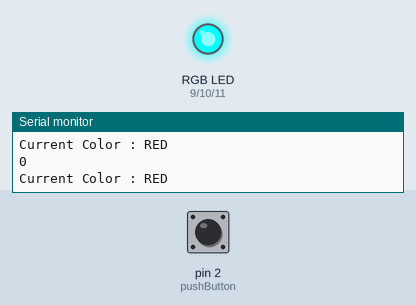
Recording of a sketch running on a simulated Arduino Uno, built with avr-gcc and run on an emulated ATmega328P. On the bench: an RGB LED mixed from three pins (HIGH = lit), the last lines printed to the serial monitor. The inputs (shaded band) are chosen by the test bench; at power-on: pin 2 (pushButton) HIGH.

Above: at 1.2 s.
1.3 s: pin 2 (pushButton) pulled LOW for 0.15 s
At 2.1 s:
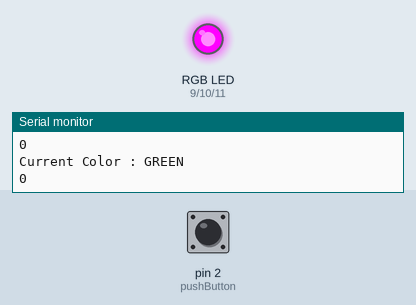
2.9 s: pin 2 (pushButton) pulled LOW for 1 s
At 4.1 s:
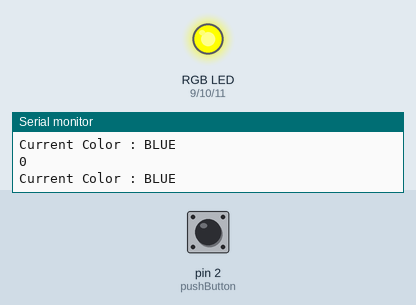
5.4 s: pin 2 (pushButton) pulled LOW for 0.15 s
At 5.9 s:
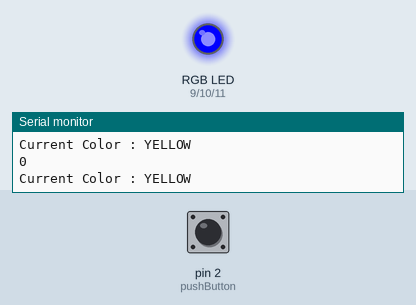
7.0 s: pin 2 (pushButton) pulled LOW for 3.2 s
At 8.3 s:
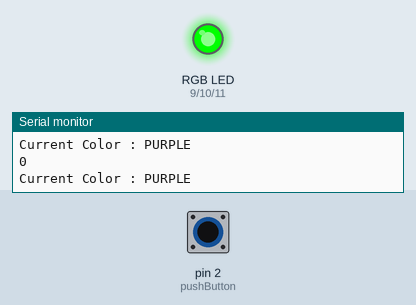
11.7 s: pin 2 (pushButton) pulled LOW for 0.15 s
At 12.7 s:
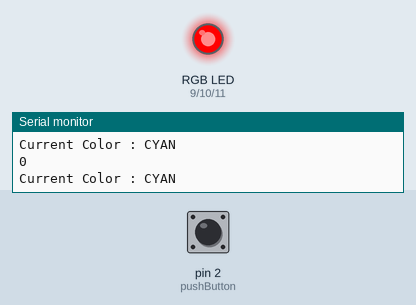
13.3 s: pin 2 (pushButton) pulled LOW for 1 s
At 14.4 s:
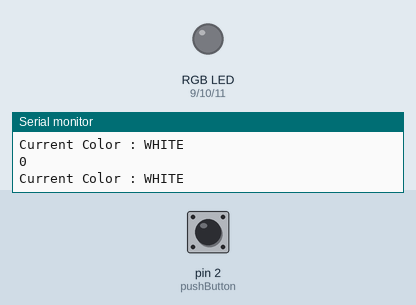
Timing chart, 0 to 16.3 s (numbered marks = the images above; inputs shaded):
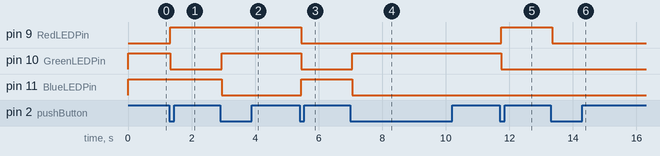

Measured:
- after the input at 1.3 s, pin 9 (RedLEDPin): LOW → HIGH at once; pin 10 (GreenLEDPin): HIGH → LOW at once
- after the input at 2.9 s, pin 10 (GreenLEDPin): LOW → HIGH after 0.06 s; pin 11 (BlueLEDPin): HIGH → LOW after 0.06 s
- after the input at 5.4 s, pin 9 (RedLEDPin), pin 10 (GreenLEDPin): HIGH → LOW after 0.05 s; pin 11 (BlueLEDPin): LOW → HIGH after 0.05 s
- after the input at 7.0 s, pin 10 (GreenLEDPin): LOW → HIGH after 0.05 s; pin 11 (BlueLEDPin): HIGH → LOW after 0.05 s
- after the input at 11.7 s, pin 9 (RedLEDPin): LOW → HIGH at once; pin 10 (GreenLEDPin): HIGH → LOW at once
- after the input at 13.3 s, pin 9 (RedLEDPin): HIGH → LOW after 0.06 s

The sketch:

RGB_Blinks_Clicked.ino
```cpp
/*
 * Yury Ereshchenko 114012010
 * RGB LED Controller with Button Interface
 *
 * Single click: Cycle through colors
 * Double click: Toggle LED ON/OFF
 * The LED color and state are indiciated in the serial monitor
 *
 * Date: 15/10/2025
 */

// Pin configuration
const int RedLEDPin = 9;
const int GreenLEDPin = 10;
const int BlueLEDPin = 11;
const int pushButton = 2;

// Button state variables
int pushButtonState = 0;
int ledCounter = 1;           // Tracks current color (1-7)
bool buttonPressed = false;   // Prevents multiple triggers from single press

String currentColor = "OFF";

// LED state (currently always HIGH since blinking is disabled)
bool ledState = HIGH;

// Double-click detection variables
unsigned long previousMillis_DClick = 0;
const long interval_DClick = 250;     // Max time (ms) between clicks for double-click
int clickNum = 1;
bool PowerFlag = LOW;                 // Power state: LOW = on, HIGH = off


// !!!Blinking functionality (disabled)!!!!
// Uncomment to make LEDs blink at 1-second intervals
/* Blinking variables (currently disabled)
unsigned long previousMillis_blink = 0;
const long interval_blink = 1000;
*/

void setup() {
  Serial.begin(9600);

  pinMode(RedLEDPin, OUTPUT);
  pinMode(GreenLEDPin, OUTPUT);
  pinMode(BlueLEDPin, OUTPUT);
  pinMode(pushButton, INPUT);
}

void loop() {

  // Invert button state because hardware module gives opposite logic
  pushButtonState = digitalRead(pushButton);
  if (pushButtonState == LOW) {
    pushButtonState = HIGH;
  } else if (pushButtonState == HIGH) {
    pushButtonState = LOW;
  }

  // Debug output
  Serial.print("Current Color : ");
  Serial.println(currentColor);
  Serial.println(PowerFlag);

  // Double-click detection and color cycling
  unsigned long currentMillis_DClick = millis();

  // Detect button press
  if (pushButtonState == HIGH && !buttonPressed) {
    ledCounter++;              // Advance to next color
    buttonPressed = true;
    delay(5);                  // Debounce

    // Check if this press is within double-click window
    if (currentMillis_DClick - previousMillis_DClick < interval_DClick) {
      clickNum++;
    }

    // Double-click detected - toggle power
    if (clickNum == 2) {
      PowerFlag = !PowerFlag;
      clickNum = 0;
    }
    else {
      clickNum = 1;
    }

    previousMillis_DClick = currentMillis_DClick;

  }
  // Detect button release
  else if (pushButtonState == LOW && buttonPressed) {
    buttonPressed = false;
    delay(5);                  // Debounce
  }

  // Blinking functionality (disabled)
  // Uncomment to make LEDs blink at 1-second intervals
  /*
  unsigned long currentMillis_blink = millis();
  if (currentMillis_blink - previousMillis_blink >= interval_blink) {
    previousMillis_blink = currentMillis_blink;
    if (ledState == LOW) {
      ledState = HIGH;
    } else {
      ledState = LOW;
    }
  }
  */

  // Color selection - only active if power is ON (!PowerFlag)

  // RED
  if (ledCounter == 1 && !PowerFlag) {
    if (ledState == HIGH) {
      TurnColorON(RedLEDPin);
      TurnColorOFF(GreenLEDPin);
      TurnColorOFF(BlueLEDPin);
    } else {
      TurnColorOFF(RedLEDPin);
      TurnColorOFF(GreenLEDPin);
      TurnColorOFF(BlueLEDPin);
    }
    currentColor = "RED";
  }

  // GREEN
  else if (ledCounter == 2 && !PowerFlag) {
    if (ledState == HIGH) {
      TurnColorOFF(RedLEDPin);
      TurnColorON(GreenLEDPin);
      TurnColorOFF(BlueLEDPin);
    } else {
      TurnColorOFF(RedLEDPin);
      TurnColorOFF(GreenLEDPin);
      TurnColorOFF(BlueLEDPin);
    }
    currentColor = "GREEN";
  }

  // BLUE
  else if (ledCounter == 3 && !PowerFlag) {
    if (ledState == HIGH) {
      TurnColorOFF(RedLEDPin);
      TurnColorOFF(GreenLEDPin);
      TurnColorON(BlueLEDPin);
    } else {
      TurnColorOFF(RedLEDPin);
      TurnColorOFF(GreenLEDPin);
      TurnColorOFF(BlueLEDPin);
    }
    currentColor = "BLUE";
  }

  // YELLOW (Red + Green)
  else if (ledCounter == 4 && !PowerFlag) {
    if (ledState == HIGH) {
      TurnColorON(RedLEDPin);
      TurnColorON(GreenLEDPin);
      TurnColorOFF(BlueLEDPin);
    } else {
      TurnColorOFF(RedLEDPin);
      TurnColorOFF(GreenLEDPin);
      TurnColorOFF(BlueLEDPin);
    }
    currentColor = "YELLOW";
  }

  // PURPLE (Red + Blue)
  else if (ledCounter == 5 && !PowerFlag) {
    if (ledState == HIGH) {
      TurnColorON(RedLEDPin);
      TurnColorOFF(GreenLEDPin);
      TurnColorON(BlueLEDPin);
    } else {
      TurnColorOFF(RedLEDPin);
      TurnColorOFF(GreenLEDPin);
      TurnColorOFF(BlueLEDPin);
    }
    currentColor = "PURPLE";
  }

  // CYAN (Green + Blue)
  else if (ledCounter == 6 && !PowerFlag) {
    if (ledState == HIGH) {
      TurnColorOFF(RedLEDPin);
      TurnColorON(GreenLEDPin);
      TurnColorON(BlueLEDPin);
    } else {
      TurnColorOFF(RedLEDPin);
      TurnColorOFF(GreenLEDPin);
      TurnColorOFF(BlueLEDPin);
    }
    currentColor = "CYAN";
  }

  // WHITE (Red + Green + Blue)
  else if (ledCounter == 7 && !PowerFlag) {
    if (ledState == HIGH) {
      TurnColorON(RedLEDPin);
      TurnColorON(GreenLEDPin);
      TurnColorON(BlueLEDPin);
    } else {
      TurnColorOFF(RedLEDPin);
      TurnColorOFF(GreenLEDPin);
      TurnColorOFF(BlueLEDPin);
    }
    currentColor = "WHITE";
  }

  // Reset counter to cycle back to first color
  else if (ledCounter == 8) {
    ledCounter = 1;
  }

  // Power OFF - turn off all LEDs
  if (PowerFlag) {
    TurnColorOFF(RedLEDPin);
    TurnColorOFF(GreenLEDPin);
    TurnColorOFF(BlueLEDPin);
    currentColor = "OFF";
    ledCounter = 0;
  }
}

// Functions to Turn ON and OFF led to make code more readable
// Note: Uses LOW to turn ON and HIGH to turn OFF (common anode RGB LED)
void TurnColorON(int color) {
  digitalWrite(color, LOW);
}

void TurnColorOFF(int color) {
  digitalWrite(color, HIGH);
}
```
